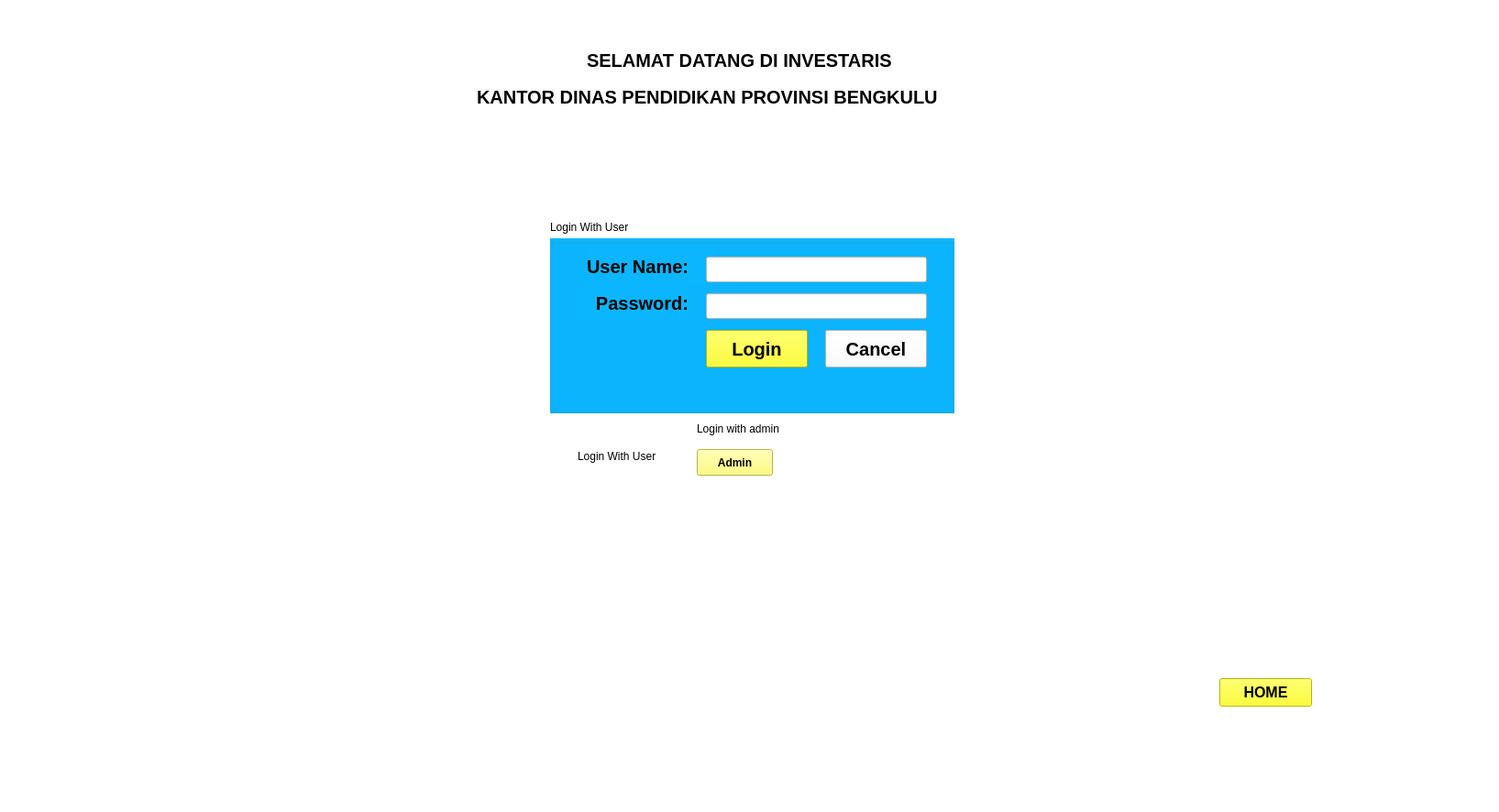
<?xml version="1.0" encoding="UTF-8"?>
<ui version="4.0">
 <class>login</class>
 <widget class="QMainWindow" name="login">
  <property name="geometry">
   <rect>
    <x>0</x>
    <y>0</y>
    <width>1635</width>
    <height>886</height>
   </rect>
  </property>
  <property name="windowTitle">
   <string>MainWindow</string>
  </property>
  <property name="styleSheet">
   <string notr="true">background-color: rgb(255, 255, 255);
color: rgb(0, 0, 0);</string>
  </property>
  <widget class="QWidget" name="centralwidget">
   <widget class="QLabel" name="label_3">
    <property name="geometry">
     <rect>
      <x>640</x>
      <y>50</y>
      <width>431</width>
      <height>31</height>
     </rect>
    </property>
    <property name="font">
     <font>
      <pointsize>15</pointsize>
      <bold>true</bold>
     </font>
    </property>
    <property name="styleSheet">
     <string notr="true">QLabel
{
color: qlineargradient(spread:pad, x1:1, y1:1, x2:1, y2:1, stop:0 rgba(0, 0, 0, 255), stop:1 rgba(255, 255, 255, 255));
}</string>
    </property>
    <property name="text">
     <string>SELAMAT DATANG DI INVESTARIS </string>
    </property>
   </widget>
   <widget class="QGroupBox" name="groupBox">
    <property name="geometry">
     <rect>
      <x>600</x>
      <y>260</y>
      <width>441</width>
      <height>191</height>
     </rect>
    </property>
    <property name="styleSheet">
     <string notr="true">QGroupBox
{
	background-color: rgb(11, 182, 255);

}</string>
    </property>
    <property name="title">
     <string/>
    </property>
    <widget class="QLabel" name="label_4">
     <property name="geometry">
      <rect>
       <x>40</x>
       <y>10</y>
       <width>141</width>
       <height>41</height>
      </rect>
     </property>
     <property name="font">
      <font>
       <pointsize>15</pointsize>
       <bold>true</bold>
      </font>
     </property>
     <property name="styleSheet">
      <string notr="true">QLabel
{
color: qlineargradient(spread:pad, x1:1, y1:1, x2:1, y2:1, stop:0 rgba(0, 0, 0, 255), stop:1 rgba(255, 255, 255, 255));
	background-color: rgb(11, 182, 255);
}</string>
     </property>
     <property name="text">
      <string>User Name:</string>
     </property>
    </widget>
    <widget class="QLabel" name="label_5">
     <property name="geometry">
      <rect>
       <x>30</x>
       <y>50</y>
       <width>121</width>
       <height>41</height>
      </rect>
     </property>
     <property name="font">
      <font>
       <pointsize>15</pointsize>
       <bold>true</bold>
      </font>
     </property>
     <property name="styleSheet">
      <string notr="true">QLabel
{
color: qlineargradient(spread:pad, x1:1, y1:1, x2:1, y2:1, stop:0 rgba(0, 0, 0, 255), stop:1 rgba(255, 255, 255, 255));
	background-color: rgb(11, 182, 255);
}</string>
     </property>
     <property name="text">
      <string>Password:</string>
     </property>
     <property name="alignment">
      <set>Qt::AlignRight|Qt::AlignTrailing|Qt::AlignVCenter</set>
     </property>
    </widget>
    <widget class="QLineEdit" name="lineEdit_User_Name_2">
     <property name="geometry">
      <rect>
       <x>170</x>
       <y>20</y>
       <width>241</width>
       <height>28</height>
      </rect>
     </property>
     <property name="font">
      <font>
       <pointsize>15</pointsize>
       <bold>true</bold>
      </font>
     </property>
     <property name="styleSheet">
      <string notr="true">QLineEdit
{
	
	color: rgb(0, 0, 0);
	background-color: rgb(255, 255, 255);
}</string>
     </property>
     <property name="text">
      <string/>
     </property>
     <property name="echoMode">
      <enum>QLineEdit::Normal</enum>
     </property>
    </widget>
    <widget class="QLineEdit" name="lineEdit_Password_2">
     <property name="geometry">
      <rect>
       <x>170</x>
       <y>60</y>
       <width>241</width>
       <height>28</height>
      </rect>
     </property>
     <property name="font">
      <font>
       <pointsize>15</pointsize>
       <bold>true</bold>
      </font>
     </property>
     <property name="styleSheet">
      <string notr="true">QLineEdit
{
	
	color: rgb(0, 0, 0);
	background-color: rgb(255, 255, 255);
}</string>
     </property>
     <property name="echoMode">
      <enum>QLineEdit::Password</enum>
     </property>
    </widget>
    <widget class="QPushButton" name="pushButton_Login_2">
     <property name="geometry">
      <rect>
       <x>170</x>
       <y>100</y>
       <width>111</width>
       <height>41</height>
      </rect>
     </property>
     <property name="font">
      <font>
       <pointsize>15</pointsize>
       <bold>true</bold>
      </font>
     </property>
     <property name="styleSheet">
      <string notr="true">color: rgb(0,0,0);
background-color: rgb(255, 255, 0);</string>
     </property>
     <property name="text">
      <string>Login</string>
     </property>
    </widget>
    <widget class="QPushButton" name="pushButton_Cancel_2">
     <property name="geometry">
      <rect>
       <x>300</x>
       <y>100</y>
       <width>111</width>
       <height>41</height>
      </rect>
     </property>
     <property name="font">
      <font>
       <pointsize>15</pointsize>
       <bold>true</bold>
      </font>
     </property>
     <property name="styleSheet">
      <string notr="true">color: rgb(0, 0, 0);
background-color: rgb(255, 255, 255);</string>
     </property>
     <property name="text">
      <string>Cancel</string>
     </property>
    </widget>
   </widget>
   <widget class="QLabel" name="label_6">
    <property name="geometry">
     <rect>
      <x>760</x>
      <y>460</y>
      <width>121</width>
      <height>16</height>
     </rect>
    </property>
    <property name="font">
     <font>
      <bold>false</bold>
     </font>
    </property>
    <property name="styleSheet">
     <string notr="true">color: rgb(0, 0, 0);</string>
    </property>
    <property name="text">
     <string>Login with admin</string>
    </property>
   </widget>
   <widget class="QLabel" name="label_7">
    <property name="geometry">
     <rect>
      <x>600</x>
      <y>240</y>
      <width>121</width>
      <height>16</height>
     </rect>
    </property>
    <property name="font">
     <font>
      <bold>false</bold>
     </font>
    </property>
    <property name="styleSheet">
     <string notr="true">color: rgb(0, 0, 0);</string>
    </property>
    <property name="text">
     <string>Login With User</string>
    </property>
   </widget>
   <widget class="QLabel" name="label_11">
    <property name="geometry">
     <rect>
      <x>630</x>
      <y>490</y>
      <width>121</width>
      <height>16</height>
     </rect>
    </property>
    <property name="font">
     <font>
      <bold>false</bold>
     </font>
    </property>
    <property name="styleSheet">
     <string notr="true">color: rgb(0, 0, 0);</string>
    </property>
    <property name="text">
     <string>Login With User</string>
    </property>
   </widget>
   <widget class="QLabel" name="label_8">
    <property name="geometry">
     <rect>
      <x>520</x>
      <y>90</y>
      <width>641</width>
      <height>31</height>
     </rect>
    </property>
    <property name="font">
     <font>
      <pointsize>15</pointsize>
      <bold>true</bold>
     </font>
    </property>
    <property name="styleSheet">
     <string notr="true">QLabel
{
color: qlineargradient(spread:pad, x1:1, y1:1, x2:1, y2:1, stop:0 rgba(0, 0, 0, 255), stop:1 rgba(255, 255, 255, 255));
}</string>
    </property>
    <property name="text">
     <string>KANTOR DINAS PENDIDIKAN PROVINSI BENGKULU</string>
    </property>
   </widget>
   <widget class="QPushButton" name="pushButton">
    <property name="geometry">
     <rect>
      <x>760</x>
      <y>490</y>
      <width>83</width>
      <height>29</height>
     </rect>
    </property>
    <property name="font">
     <font>
      <bold>true</bold>
     </font>
    </property>
    <property name="styleSheet">
     <string notr="true">background-color: rgb(253, 253, 96);
color: rgb(0, 0, 0);</string>
    </property>
    <property name="text">
     <string>Admin</string>
    </property>
   </widget>
   <widget class="QPushButton" name="pushButton_2">
    <property name="geometry">
     <rect>
      <x>1330</x>
      <y>740</y>
      <width>101</width>
      <height>31</height>
     </rect>
    </property>
    <property name="font">
     <font>
      <family>Arial</family>
      <pointsize>12</pointsize>
      <bold>true</bold>
     </font>
    </property>
    <property name="styleSheet">
     <string notr="true">background-color: rgb(255, 255, 0);
color: rgb(0, 0, 0);</string>
    </property>
    <property name="text">
     <string>HOME</string>
    </property>
   </widget>
   <zorder>groupBox</zorder>
   <zorder>label_6</zorder>
   <zorder>label_7</zorder>
   <zorder>label_11</zorder>
   <zorder>label_8</zorder>
   <zorder>pushButton</zorder>
   <zorder>label_3</zorder>
   <zorder>pushButton_2</zorder>
  </widget>
  <widget class="QMenuBar" name="menubar">
   <property name="geometry">
    <rect>
     <x>0</x>
     <y>0</y>
     <width>1635</width>
     <height>25</height>
    </rect>
   </property>
  </widget>
  <widget class="QStatusBar" name="statusbar"/>
 </widget>
 <resources/>
 <connections/>
</ui>
